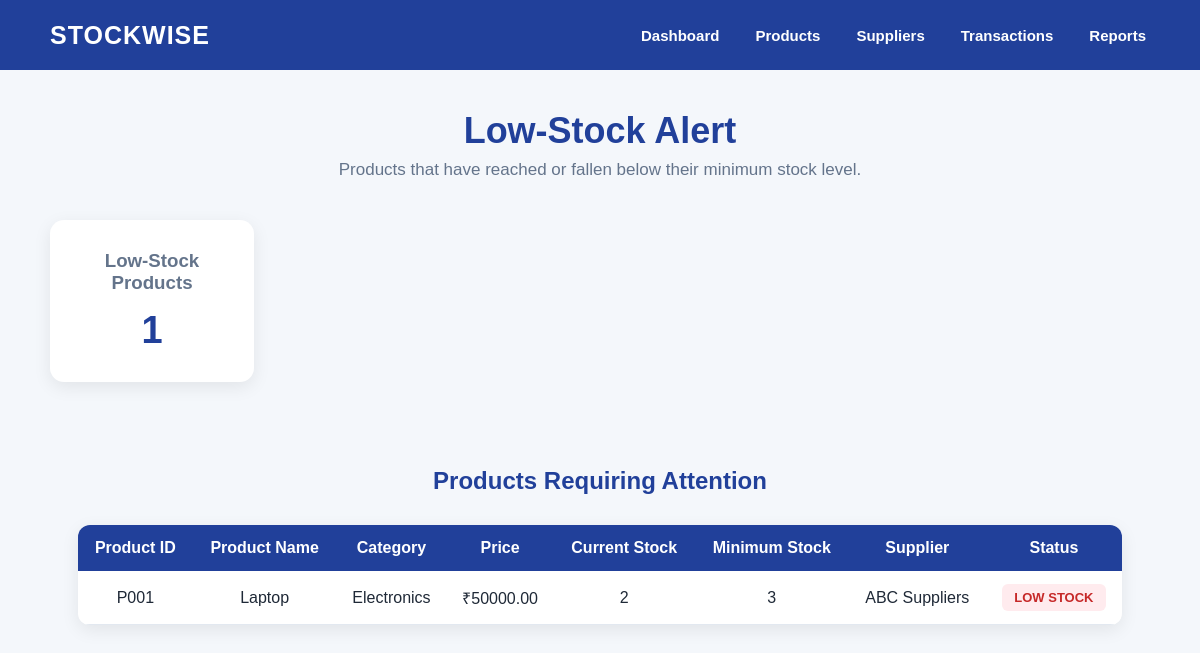
/low-stock-alert, run on the app's committed database.
### tables this page shows
CREATE TABLE products (
            product_id TEXT PRIMARY KEY,
            product_name TEXT NOT NULL,
            category TEXT NOT NULL,
            price REAL NOT NULL,
            quantity INTEGER NOT NULL,
            minimum_stock INTEGER NOT NULL,
            supplier TEXT NOT NULL
        );

### app.py (the view)
@app.route("/low-stock-alert")
def low_stock_alert():
    conn = get_connection()
    products = conn.execute("""
        SELECT *
        FROM products
        WHERE quantity <= minimum_stock
        ORDER BY product_id
    """).fetchall()
    conn.close()
    return render_template(
        "low_stock_alert.html",
        products=products
    )

### app.py (called while the page is built)
def get_connection():
    conn = sqlite3.connect("stockwise.db")
    conn.row_factory = sqlite3.Row
    return conn

### templates/low_stock_alert.html (shortened to what this page needs)
<!DOCTYPE html>
<html lang="en">
<head>
    <link rel="stylesheet"
          href="{{ url_for('static', filename='css/style.css') }}">
</head>
<body>
    {% include 'navbar.html' %}
    <section class="page-header">
        <h1>
            Low-Stock Alert
        </h1>
        <p>
            Products that have reached or fallen below
            their minimum stock level.
        </p>
    </section>
    <section class="dashboard">
        <div class="dashboard-cards">
            <div class="dashboard-card">
                <h3>
                    Low-Stock Products
                </h3>
                <div class="dashboard-number">
                    {{ products|length }}
                </div>
            </div>
        </div>
    </section>
    <section class="product-list-section">
        <h2>
            Products Requiring Attention
        </h2>
        {% if products %}
            <div class="table-container">
                <table>
                    <thead>
                        <tr>
                            <th>
                                Product ID
                            </th>
                            <th>
                                Product Name
                            </th>
                            <th>
                                Category
                            </th>
                            <th>
                                Price
                            </th>
                            <th>
                                Current Stock
                            </th>
                            <th>
                                Minimum Stock
                            </th>
                            <th>
                                Supplier
                            </th>
                            <th>
                                Status
                            </th>
                        </tr>
                    </thead>
                    <tbody>
                    {% for product in products %}
                        <tr>
                            <td>
                                {{ product["product_id"] }}
                            </td>
                            <td>
                                {{ product["product_name"] }}
                            </td>
                            <td>
                                {{ product["category"] }}
                            </td>
                            <td>
                                ₹{{ "%.2f"|format(product["price"]) }}
                            </td>
                            <td>
                                {{ product["quantity"] }}
                            </td>
                            <td>
                                {{ product["minimum_stock"] }}
                            </td>
                            <td>
                                {{ product["supplier"] }}
                            </td>
                            <td>
                                <span class="low-stock-status">
                                    LOW STOCK
                                </span>
                            </td>
                        </tr>
                    {% endfor %}
                    </tbody>
                </table>
            </div>
        {% endif %}
    </section>
</body>
</html>

### static/css/style.css (style rules this page uses)
* { margin: 0; padding: 0; box-sizing: border-box; }
body { font-family: Arial, Helvetica, sans-serif; background: #f4f7fb; color: #1f2937; }
.table-container { width: 90%; margin: 30px auto; overflow-x: auto; }
table { width: 100%; border-collapse: collapse; background: white; box-shadow: 0 5px 18px rgba(0, 0, 0, 0.08); }
th { background: #1e3a8a; color: white; padding: 14px; }
td { padding: 13px; border-bottom: 1px solid #e2e8f0; text-align: center; }
.dashboard { padding: 20px; }
.dashboard-cards { max-width: 1100px; margin: auto; display: grid; grid-template-columns: repeat(4, 1fr); gap: 25px; }
.dashboard-card { background: white; padding: 30px 20px; border-radius: 14px; text-align: center; box-shadow: 0 5px 18px rgba(0, 0, 0, 0.08); }
.dashboard-card h3 { color: #64748b; margin-bottom: 15px; }
.dashboard-number { font-size: 38px; font-weight: bold; color: #21409a; }
.page-header { text-align: center; padding: 40px 20px 20px; }
.page-header h1 { color: #21409a; font-size: 36px; margin-bottom: 8px; }
.page-header p { color: #64748b; font-size: 17px; }
.product-list-section { max-width: 1200px; margin: 45px auto; padding: 20px; }
.product-list-section h2 { text-align: center; color: #21409a; margin-bottom: 25px; }
.table-container { overflow-x: auto; background: white; border-radius: 12px; box-shadow: 0 5px 18px rgba(0, 0, 0, 0.08); }
.table-container table { width: 100%; border-collapse: collapse; }
.table-container th { background: #21409a; color: white; padding: 14px; text-align: center; }
.table-container td { padding: 13px; text-align: center; border-bottom: 1px solid #e2e8f0; }
.dashboard-cards { display: grid; grid-template-columns: repeat(5, 1fr); gap: 20px; }
.low-stock-status { display: inline-block; padding: 6px 12px; border-radius: 6px; background: #ffebee; color: #c62828; font-size: 13px; font-weight: bold; }

### data on the page
products: product_id "P001", product_name "Laptop", category "Electronics", price "50000.00", quantity "2", minimum_stock "3", supplier "ABC Suppliers"

### other printed values
{{ products|length }} "1"
